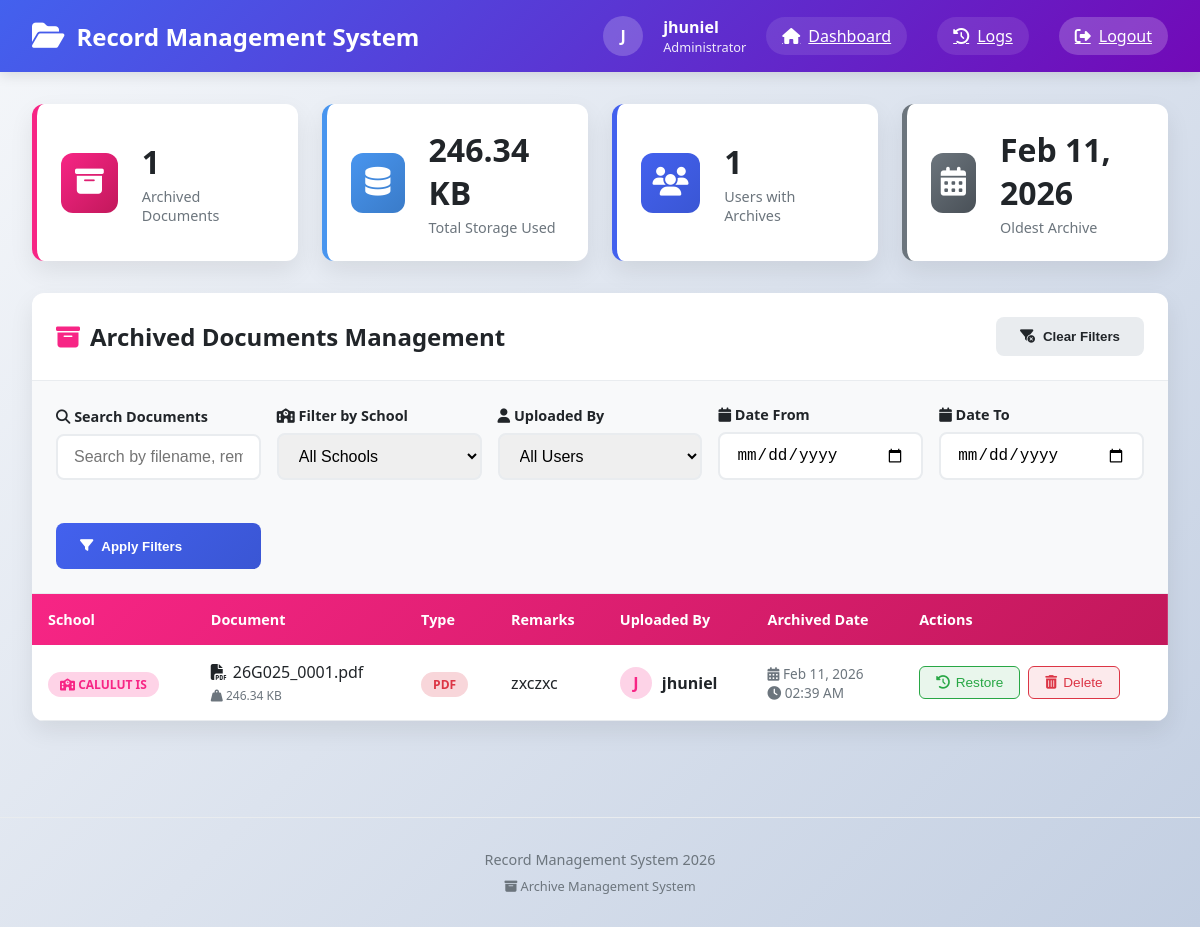
The app's page /archive.php (signed in) with its own data.
### tables this page shows
CREATE TABLE `documents` (
  `id` int(11) NOT NULL,
  `user_id` int(11) NOT NULL,
  `school_name` varchar(100) NOT NULL,
  `file_name` varchar(255) NOT NULL,
  `file_path` varchar(255) NOT NULL,
  `file_type` varchar(20) NOT NULL,
  `file_size` int(11) NOT NULL,
  `remarks` text DEFAULT NULL,
  `uploaded_at` timestamp NOT NULL DEFAULT current_timestamp(),
  `deleted_at` timestamp NULL DEFAULT NULL,
  `status` tinyint(1) NOT NULL DEFAULT 1
);

CREATE TABLE `users` (
  `id` int(11) NOT NULL,
  `name` varchar(100) NOT NULL,
  `email` varchar(100) NOT NULL,
  `password` varchar(255) NOT NULL,
  `created_at` timestamp NOT NULL DEFAULT current_timestamp(),
  `role` enum('admin','uploader') NOT NULL DEFAULT 'uploader'
);

### archive.php (the view, shortened to what this page needs)
<?php
require 'config.php';
$search = $_GET['search'] ?? '';
$date_from = $_GET['date_from'] ?? '';
$date_to = $_GET['date_to'] ?? '';
$page = isset($_GET['page']) ? max(1, (int)$_GET['page']) : 1;
$limit = 10;
$offset = ($page - 1) * $limit;
$whereConditions = ["d.status = 0"];
$params = [];
$types = "";
$whereClause = "WHERE " . implode(" AND ", $whereConditions);
$params_pagination = $params;
$types_pagination = $types;
$params_pagination[] = $limit;
$params_pagination[] = $offset;
$types_pagination .= "ii";
$sql = "
    SELECT d.*, u.name AS uploader_name, u.email
    FROM documents d
    JOIN users u ON d.user_id = u.id
    $whereClause
    ORDER BY d.uploaded_at DESC
    LIMIT ? OFFSET ?
";
$stmt = $conn->prepare($sql);
if (!empty($params_pagination)) {
    $stmt->bind_param($types_pagination, ...$params_pagination);
}
$stmt->execute();
$result = $stmt->get_result();
$totalArchived = $conn->query("SELECT COUNT(*) as count FROM documents WHERE status = 0")->fetch_assoc()['count'];
$totalSize = $conn->query("SELECT COALESCE(SUM(file_size), 0) as total FROM documents WHERE status = 0")->fetch_assoc()['total'];
$totalUsers = $conn->query("SELECT COUNT(DISTINCT user_id) as count FROM documents WHERE status = 0")->fetch_assoc()['count'];
$oldestArchive = $conn->query("SELECT MIN(uploaded_at) as oldest FROM documents WHERE status = 0")->fetch_assoc()['oldest'];
function formatFileSize($bytes) {
    if ($bytes >= 1073741824) {
        return number_format($bytes / 1073741824, 2) . ' GB';
    } elseif ($bytes >= 1048576) {
        return number_format($bytes / 1048576, 2) . ' MB';
    } elseif ($bytes >= 1024) {
        return number_format($bytes / 1024, 2) . ' KB';
    } elseif ($bytes > 0) {
        return $bytes . ' bytes';
    } else {
        return '0 bytes';
    }
}
?>
<!DOCTYPE html>
<html lang="en">
<head>
    <link rel="stylesheet" href="https://cdnjs.cloudflare.com/ajax/libs/font-awesome/6.4.0/css/all.min.css">
</head>
<body>
    <header class="header">
        <div class="logo">
            <i class="fas fa-folder-open"></i>
            <h1>Record Management System</h1>
        </div>
        <div class="user-info">
            <div class="user-avatar">
                <?= strtoupper(substr($_SESSION['name'], 0, 1)) ?>
            </div>
            <div>
                <strong><?= htmlspecialchars($_SESSION['name']) ?></strong>
                <div style="font-size: 0.8rem; opacity: 0.9;">
                    Administrator
                </div>
            </div>
            <a href="dashboard.php" class="logout-btn" style="background: rgba(255, 255, 255, 0.1); margin-right: 10px;">
                <i class="fas fa-home"></i>
                Dashboard
            </a>
            <a href="activity_logs.php" class="logout-btn" style="background: rgba(255, 255, 255, 0.1); margin-right: 10px;">
                <i class="fas fa-history"></i>
                Logs
            </a>
            <a href="logout.php" class="logout-btn">
                <i class="fas fa-sign-out-alt"></i>
                Logout
            </a>
        </div>
    </header>
    <div class="container">
        <div class="stats-grid">
            <div class="stat-card total-archived">
                <div class="stat-icon">
                    <i class="fas fa-archive"></i>
                </div>
                <div class="stat-content">
                    <h3><?= number_format($totalArchived) ?></h3>
                    <p>Archived Documents</p>
                </div>
            </div>
            <div class="stat-card total-size">
                <div class="stat-icon">
                    <i class="fas fa-database"></i>
                </div>
                <div class="stat-content">
                    <h3><?= formatFileSize($totalSize) ?></h3>
                    <p>Total Storage Used</p>
                </div>
            </div>
            <div class="stat-card total-users">
                <div class="stat-icon">
                    <i class="fas fa-users"></i>
                </div>
                <div class="stat-content">
                    <h3><?= number_format($totalUsers) ?></h3>
                    <p>Users with Archives</p>
                </div>
            </div>
            <div class="stat-card oldest">
                <div class="stat-icon">
                    <i class="fas fa-calendar-alt"></i>
                </div>
                <div class="stat-content">
                    <h3><?= $oldestArchive ? date('M d, Y', strtotime($oldestArchive)) : 'N/A' ?></h3>
                    <p>Oldest Archive</p>
                </div>
            </div>
        </div>
        <div class="main-card">
            <div class="card-header">
                <h2><i class="fas fa-archive" style="color: var(--warning);"></i> Archived Documents Management</h2>
                <div class="card-actions">
                    <button onclick="clearFilters()" class="btn btn-secondary">
                        <i class="fas fa-filter-circle-xmark"></i> Clear Filters
                    </button>
                </div>
            </div>
            <div class="filter-section">
                <form method="GET" class="filter-form">
                    <div class="form-group">
                        <label><i class="fas fa-search"></i> Search Documents</label>
                        <input type="text" name="search" class="form-control"
                               placeholder="Search by filename, remarks, or uploader..."
                               value="<?= htmlspecialchars($search) ?>">
                    </div>
                    <div class="form-group">
                        <label><i class="fas fa-school"></i> Filter by School</label>
                        <select name="school" class="form-control">
                            <option value="">All Schools</option>
                        </select>
                    </div>
                    <div class="form-group">
                        <label><i class="fas fa-user"></i> Uploaded By</label>
                        <select name="user" class="form-control">
                            <option value="">All Users</option>
                        </select>
                    </div>
                    <div class="form-group">
                        <label><i class="fas fa-calendar"></i> Date From</label>
                        <input type="date" name="date_from" class="form-control"
                               value="<?= htmlspecialchars($date_from) ?>">
                    </div>
                    <div class="form-group">
                        <label><i class="fas fa-calendar"></i> Date To</label>
                        <input type="date" name="date_to" class="form-control"
                               value="<?= htmlspecialchars($date_to) ?>">
                    </div>
                    <div class="form-group">
                        <label>&nbsp;</label>
                        <button type="submit" class="btn btn-primary" style="height: 46px;">
                            <i class="fas fa-filter"></i> Apply Filters
                        </button>
                    </div>
                </form>
            </div>
            <div class="table-container">
                <?php if ($result->num_rows > 0): ?>
                <table class="table">
                    <thead>
                        <tr>
                            <th>School</th>
                            <th>Document</th>
                            <th>Type</th>
                            <th>Remarks</th>
                            <th>Uploaded By</th>
                            <th>Archived Date</th>
                            <th>Actions</th>
                        </tr>
                    </thead>
                    <tbody>
                        <?php while ($row = $result->fetch_assoc()):
                            $file_ext = strtolower(pathinfo($row['file_name'], PATHINFO_EXTENSION));
                            $badge_class = 'badge-' . $file_ext;
                        ?>
                        <tr>
                            <td>
                                <span class="badge badge-archived">
                                    <i class="fas fa-school"></i> <?= htmlspecialchars($row['school_name'] ?: 'N/A') ?>
                                </span>
                            </td>
                            <td>
                                <a href="#" onclick="previewDocument('<?= $row['file_path'] ?>', '<?= htmlspecialchars($row['file_name']) ?>')" class="file-link">
                                    <i class="fas fa-file-<?= getFileIcon($file_ext) ?>"></i>
                                    <?= htmlspecialchars($row['file_name']) ?>
                                </a>
                                <div style="font-size: 0.75rem; color: var(--gray); margin-top: 4px;">
                                    <i class="fas fa-weight-hanging"></i> <?= formatFileSize($row['file_size']) ?>
                                </div>
                            </td>
                            <td>
                                <span class="badge <?= $badge_class ?>">
                                    <?= strtoupper($file_ext) ?>
                                </span>
                            </td>
                            <td class="description-cell" title="<?= htmlspecialchars($row['remarks']) ?>">
                                <?= htmlspecialchars($row['remarks'] ?: 'No remarks') ?>
                            </td>
                            <td>
                                <div class="user-info-cell">
                                    <div class="user-avatar-small">
                                        <?= strtoupper(substr($row['uploader_name'], 0, 1)) ?>
                                    </div>
                                    <div>
                                        <strong><?= htmlspecialchars($row['uploader_name']) ?></strong>
                                    </div>
                                </div>
                            </td>
                            <td>
                                <div class="timestamp">
                                    <i class="fas fa-calendar-alt"></i>
                                    <?= date('M d, Y', strtotime($row['uploaded_at'])) ?>
                                    <br>
                                    <i class="fas fa-clock"></i>
                                    <?= date('h:i A', strtotime($row['uploaded_at'])) ?>
                                </div>
                            </td>
                            <td>
                                <div class="action-buttons">
                                    <button onclick="openRestoreModal(<?= $row['id'] ?>, '<?= htmlspecialchars($row['file_name'], ENT_QUOTES) ?>')"
                                            class="action-btn restore">
                                        <i class="fas fa-history"></i> Restore
                                    </button>
                                    <button onclick="openDeleteModal(<?= $row['id'] ?>, '<?= htmlspecialchars($row['file_name'], ENT_QUOTES) ?>')"
                                            class="action-btn delete">
                                        <i class="fas fa-trash-alt"></i> Delete
                                    </button>
                                </div>
                            </td>
                        </tr>
                        <?php endwhile; ?>
                    </tbody>
                </table>
                <?php endif; ?>
            </div>
        </div>
    </div>
    <div class="footer">
        <p>Record Management System <?= date('Y') ?></p>
        <p style="font-size: 0.8rem; margin-top: 0.5rem;">
            <i class="fas fa-archive"></i> Archive Management System
        </p>
    </div>
</body>
</html>
<?php
function getFileIcon($ext) {
    $icons = [
        'pdf' => 'pdf',
        'doc' => 'word',
        'docx' => 'word',
        'xls' => 'excel',
        'xlsx' => 'excel',
        'ppt' => 'powerpoint',
        'pptx' => 'powerpoint',
        'jpg' => 'image',
        'jpeg' => 'image',
        'png' => 'image',
        'gif' => 'image',
        'txt' => 'alt',
        'zip' => 'archive',
        'rar' => 'archive'
    ];
    return $icons[$ext] ?? 'alt';
}
?>

### records on screen
documents: school_name "CALULUT IS", file_name "26G025_0001.pdf", file_size "246.34 KB", file_name "PDF", remarks "zxczxc", user.name "J", user.name "jhuniel", uploaded_at "Feb 11, 2026", uploaded_at "02:39 AM"

### other values on screen
substr($_SESSION['name'], 0, 1) "J"
$_SESSION['name'] "jhuniel"
$totalArchived "1"
formatFileSize($totalSize) "246.34 KB"
$totalUsers "1"
date('M d, Y', strtotime($oldestArchive)) "Feb 11, 2026"
